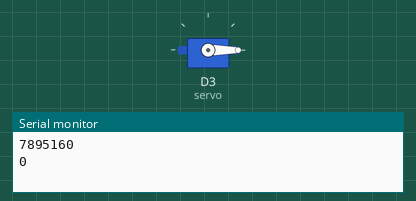
The sketch below on a simulated ESP8266 (NodeMCU). Shown: servo, the last lines printed to the serial monitor.

Above: at 2.05 s.
At 3.5 s:
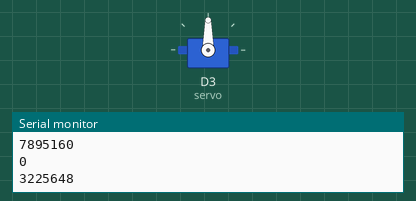
At 5.0 s:
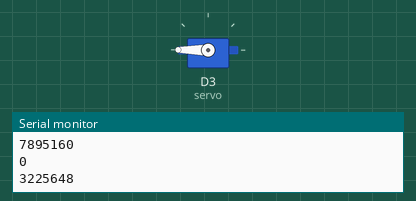
Timing chart, 0 to 8.9 s (numbered marks = the images above):
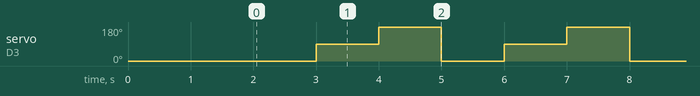

The sketch:

servo.ino
```cpp
#include <Servo.h>

Servo servo;

void setup() {
    servo.attach(D3);
    servo.write(0);
    Serial.begin(115200);
    Serial.println('xxx');
    delay(2000);
}

void loop() {
    servo.write(0);
    Serial.println('0');
    delay(1000);
    servo.write(90);
    Serial.println('180');
    delay(1000);
    servo.write(180);
    delay(1000);
    Serial.println('180');
}
```

Measured:
- by itself, servo on D3 (servo): repeats every 3.0 s: 180° 1.0 s, 0° 1.0 s, 90° 1.0 s
